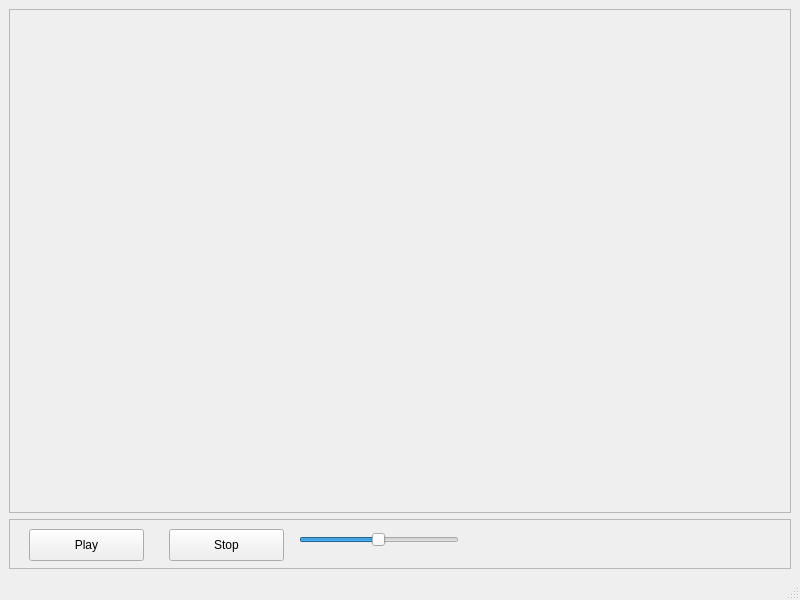
<?xml version="1.0" encoding="UTF-8"?>
<ui version="4.0">
 <class>MainWindow</class>
 <widget class="QMainWindow" name="MainWindow">
  <property name="geometry">
   <rect>
    <x>0</x>
    <y>0</y>
    <width>800</width>
    <height>600</height>
   </rect>
  </property>
  <property name="windowTitle">
   <string>MainWindow</string>
  </property>
  <widget class="QWidget" name="centralwidget">
   <layout class="QHBoxLayout">
    <item>
     <layout class="QVBoxLayout" name="verticalLayout_4">
      <item>
       <widget class="QFrame" name="frame">
        <property name="sizePolicy">
         <sizepolicy hsizetype="Preferred" vsizetype="Preferred">
          <horstretch>0</horstretch>
          <verstretch>0</verstretch>
         </sizepolicy>
        </property>
        <property name="frameShape">
         <enum>QFrame::StyledPanel</enum>
        </property>
        <property name="frameShadow">
         <enum>QFrame::Raised</enum>
        </property>
       </widget>
      </item>
      <item>
       <widget class="QFrame" name="frame_2">
        <property name="minimumSize">
         <size>
          <width>500</width>
          <height>50</height>
         </size>
        </property>
        <property name="maximumSize">
         <size>
          <width>16777215</width>
          <height>50</height>
         </size>
        </property>
        <property name="baseSize">
         <size>
          <width>0</width>
          <height>100</height>
         </size>
        </property>
        <property name="frameShape">
         <enum>QFrame::StyledPanel</enum>
        </property>
        <property name="frameShadow">
         <enum>QFrame::Raised</enum>
        </property>
        <widget class="QPushButton" name="playButton">
         <property name="geometry">
          <rect>
           <x>20</x>
           <y>10</y>
           <width>115</width>
           <height>32</height>
          </rect>
         </property>
         <property name="text">
          <string>Play</string>
         </property>
        </widget>
        <widget class="QPushButton" name="stopButton">
         <property name="geometry">
          <rect>
           <x>160</x>
           <y>10</y>
           <width>115</width>
           <height>32</height>
          </rect>
         </property>
         <property name="text">
          <string>Stop</string>
         </property>
        </widget>
        <widget class="QSlider" name="speedSlider">
         <property name="geometry">
          <rect>
           <x>290</x>
           <y>10</y>
           <width>160</width>
           <height>22</height>
          </rect>
         </property>
         <property name="sliderPosition">
          <number>49</number>
         </property>
         <property name="orientation">
          <enum>Qt::Horizontal</enum>
         </property>
        </widget>
       </widget>
      </item>
     </layout>
    </item>
   </layout>
  </widget>
  <widget class="QMenuBar" name="menubar">
   <property name="geometry">
    <rect>
     <x>0</x>
     <y>0</y>
     <width>800</width>
     <height>22</height>
    </rect>
   </property>
   <property name="defaultUp">
    <bool>false</bool>
   </property>
  </widget>
  <widget class="QStatusBar" name="statusbar"/>
  <action name="actionQuitter">
   <property name="text">
    <string>Quitter</string>
   </property>
  </action>
  <action name="actionTextures">
   <property name="text">
    <string>Textures</string>
   </property>
  </action>
  <action name="action_clairage">
   <property name="text">
    <string>Éclairage</string>
   </property>
  </action>
  <action name="actionMag_Filter">
   <property name="text">
    <string>Mag Filter</string>
   </property>
  </action>
  <action name="actionNearest">
   <property name="text">
    <string>Nearest</string>
   </property>
  </action>
  <action name="actionLinear_mipmap_linear">
   <property name="text">
    <string>Linear mipmap linear</string>
   </property>
  </action>
 </widget>
 <resources/>
 <connections/>
</ui>
